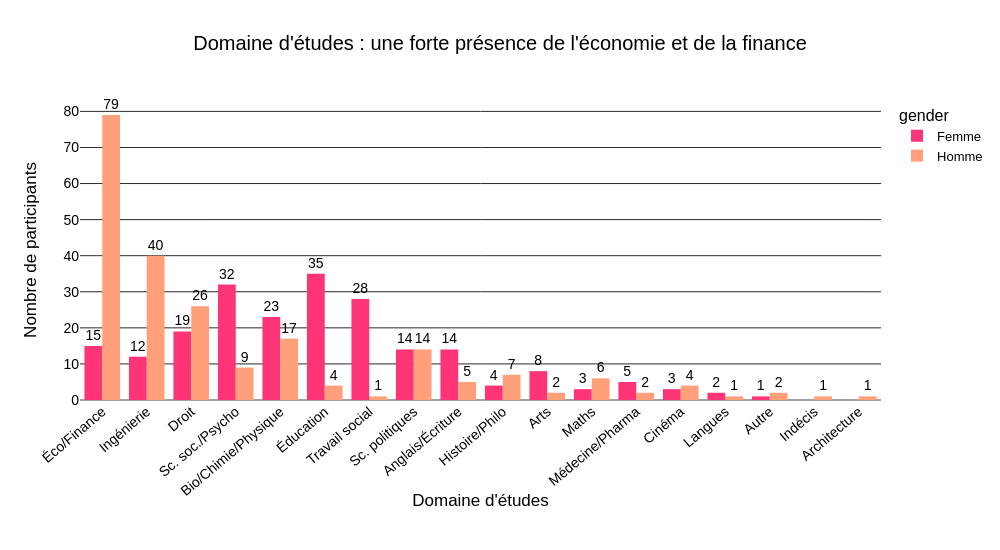

Here is the notebook cell this chart was saved with:
### Code cell
field_order = df_participants["field_cd"].value_counts().index.tolist()

fig = count_bar(
    df_participants, "field_cd",
    "Domaine d'études : une forte présence de l'économie et de la finance",
    "Domaine d'études", by="gender", category_order=field_order,
)

fig.update_layout(xaxis_tickangle=-40, height=550, width=1000, margin=dict(b=150))

fig.show()

fig.write_image(IMG_PATH / "02_domaine_d_etudes.png")

pct_finance = (df_participants["field_cd"]=="Éco/Finance").sum() / df_participants.shape[0] * 100
print(f"{pct_finance.round(0)}% des participants en éco/finances")

### Figure 1 — Plotly figure (JSON) as saved in the notebook; plotly's stock layout.template omitted (floating-point values rounded to 4 significant figures)
{"data": [{"alignmentgroup": "True", "cliponaxis": false, "hovertemplate": "gender=Femme<br>field_cd=%{x}<br>n=%{text}<extra></extra>", "legendgroup": "Femme", "marker": {"color": "#FD3476", "pattern": {"shape": ""}}, "name": "Femme", "offsetgroup": "Femme", "orientation": "v", "showlegend": true, "text": [14.0, 8.0, 1.0, 23.0, 3.0, 19.0, 4.0, 12.0, 2.0, 3.0, 5.0, 14.0, 32.0, 28.0, 15.0, 35.0], "textposition": "outside", "type": "bar", "x": ["Anglais/Écriture", "Arts", "Autre", "Bio/Chimie/Physique", "Cinéma", "Droit", "Histoire/Philo", "Ingénierie", "Langues", "Maths", "Médecine/Pharma", "Sc. politiques", "Sc. soc./Psycho", "Travail social", "Éco/Finance", "Éducation"], "xaxis": "x", "y": [14, 8, 1, 23, 3, 19, 4, 12, 2, 3, 5, 14, 32, 28, 15, 35], "yaxis": "y"}, {"alignmentgroup": "True", "cliponaxis": false, "hovertemplate": "gender=Homme<br>field_cd=%{x}<br>n=%{text}<extra></extra>", "legendgroup": "Homme", "marker": {"color": "#FFA07A", "pattern": {"shape": ""}}, "name": "Homme", "offsetgroup": "Homme", "orientation": "v", "showlegend": true, "text": [5.0, 1.0, 2.0, 2.0, 17.0, 4.0, 26.0, 7.0, 1.0, 40.0, 1.0, 6.0, 2.0, 14.0, 9.0, 1.0, 79.0, 4.0], "textposition": "outside", "type": "bar", "x": ["Anglais/Écriture", "Architecture", "Arts", "Autre", "Bio/Chimie/Physique", "Cinéma", "Droit", "Histoire/Philo", "Indécis", "Ingénierie", "Langues", "Maths", "Médecine/Pharma", "Sc. politiques", "Sc. soc./Psycho", "Travail social", "Éco/Finance", "Éducation"], "xaxis": "x", "y": [5, 1, 2, 2, 17, 4, 26, 7, 1, 40, 1, 6, 2, 14, 9, 1, 79, 4], "yaxis": "y"}], "layout": {"bargap": 0.2, "barmode": "group", "height": 550, "legend": {"title": {"text": "gender"}, "tracegroupgap": 0}, "margin": {"b": 150}, "title": {"text": "Domaine d'études : une forte présence de l'économie et de la finance"}, "width": 1000, "xaxis": {"anchor": "y", "categoryarray": ["Éco/Finance", "Ingénierie", "Droit", "Sc. soc./Psycho", "Bio/Chimie/Physique", "Éducation", "Travail social", "Sc. politiques", "Anglais/Écriture", "Histoire/Philo", "Arts", "Maths", "Médecine/Pharma", "Cinéma", "Langues", "Autre", "Indécis", "Architecture"], "categoryorder": "array", "domain": [0, 1], "tickangle": -40, "title": {"text": "Domaine d'études"}}, "yaxis": {"anchor": "x", "domain": [0, 1], "title": {"text": "Nombre de participants"}}}}
